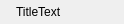
<?xml version="1.0" encoding="UTF-8"?>
<ui version="4.0">
 <class>HeaderTitleArea</class>
 <widget class="QFrame" name="HeaderTitleArea">
  <property name="geometry">
   <rect>
    <x>0</x>
    <y>0</y>
    <width>124</width>
    <height>24</height>
   </rect>
  </property>
  <property name="sizePolicy">
   <sizepolicy hsizetype="MinimumExpanding" vsizetype="Minimum">
    <horstretch>0</horstretch>
    <verstretch>0</verstretch>
   </sizepolicy>
  </property>
  <property name="minimumSize">
   <size>
    <width>0</width>
    <height>24</height>
   </size>
  </property>
  <property name="windowTitle">
   <string>Frame</string>
  </property>
  <layout class="QGridLayout" name="gridLayout">
   <property name="margin">
    <number>0</number>
   </property>
   <property name="spacing">
    <number>0</number>
   </property>
   <item row="0" column="0">
    <widget class="QLabel" name="iconLabel">
     <property name="sizePolicy">
      <sizepolicy hsizetype="Minimum" vsizetype="Minimum">
       <horstretch>0</horstretch>
       <verstretch>0</verstretch>
      </sizepolicy>
     </property>
     <property name="minimumSize">
      <size>
       <width>16</width>
       <height>16</height>
      </size>
     </property>
     <property name="text">
      <string/>
     </property>
     <property name="pixmap">
      <pixmap>:/resources/images/icons/16x16/up_arrow.png</pixmap>
     </property>
     <property name="alignment">
      <set>Qt::AlignCenter</set>
     </property>
    </widget>
   </item>
   <item row="0" column="1">
    <widget class="QLabel" name="titleLabel">
     <property name="sizePolicy">
      <sizepolicy hsizetype="MinimumExpanding" vsizetype="Minimum">
       <horstretch>0</horstretch>
       <verstretch>0</verstretch>
      </sizepolicy>
     </property>
     <property name="minimumSize">
      <size>
       <width>0</width>
       <height>24</height>
      </size>
     </property>
     <property name="text">
      <string>TitleText</string>
     </property>
     <property name="margin">
      <number>4</number>
     </property>
     <property name="textInteractionFlags">
      <set>Qt::NoTextInteraction</set>
     </property>
    </widget>
   </item>
  </layout>
 </widget>
 <resources/>
 <connections/>
</ui>
